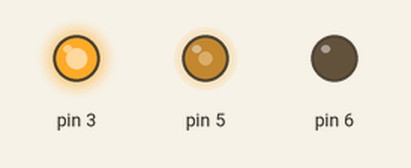
This sketch was run on a simulated Arduino Uno, built with avr-gcc and run on an emulated ATmega328P. Shown: output pins drawn as LEDs (lit = HIGH).

Above: at 0.05 s.
At 1.5 s:
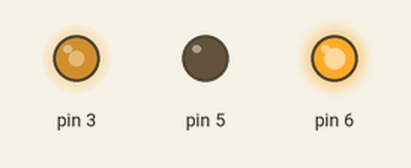
At 3.0 s:
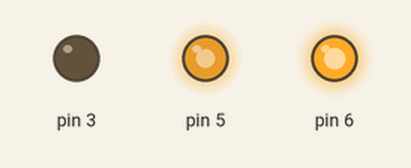
At 3.75 s:
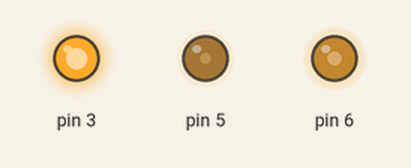
At 4.5 s:
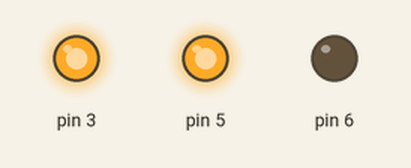
At 6.0 s:
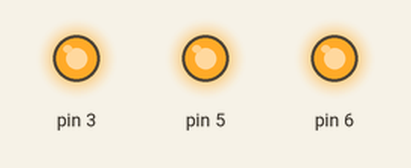
Timing chart, 0 to 7.8 s (numbered marks = the images above):
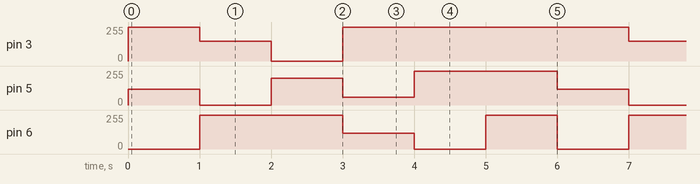

Measured:
- by itself, pin 3: repeats every 6.0 s: 150/255 1.0 s, 0/255 1.0 s, 255/255 4.0 s
- by itself, pin 5: repeats every 6.0 s: 0/255 1.0 s, 200/255 1.0 s, 60/255 1.0 s, 255/255 2.0 s, 120/255 1.0 s
- by itself, pin 6: repeats every 6.0 s: 120/255 1.0 s, 0/255 1.0 s, 255/255 1.0 s, 0/255 1.0 s, 255/255 2.0 s

The sketch:

mezcla.ino
```cpp
// Sesion 9 - La receta de cada color
// Modulo LED RGB: R al pin 3, G al pin 5, B al pin 6, - a GND.
// (los tres pines tienen ~ : saben hacer analogWrite)

void setup() {
  // nada que preparar: analogWrite se arregla solo
}

void loop() {
  color(255, 120, 0);     delay(1000);   // naranjo
  color(150, 0, 255);     delay(1000);   // morado
  color(0, 200, 255);     delay(1000);   // celeste
  color(255, 60, 120);    delay(1000);   // rosado
  color(255, 255, 0);     delay(1000);   // amarillo (¡rojo + verde!)
  color(255, 255, 255);   delay(1000);   // blanco
}

// nuestra propia orden: tres numeros de 0 a 255
void color(int r, int g, int b) {
  analogWrite(3, r);
  analogWrite(5, g);
  analogWrite(6, b);
}
```
